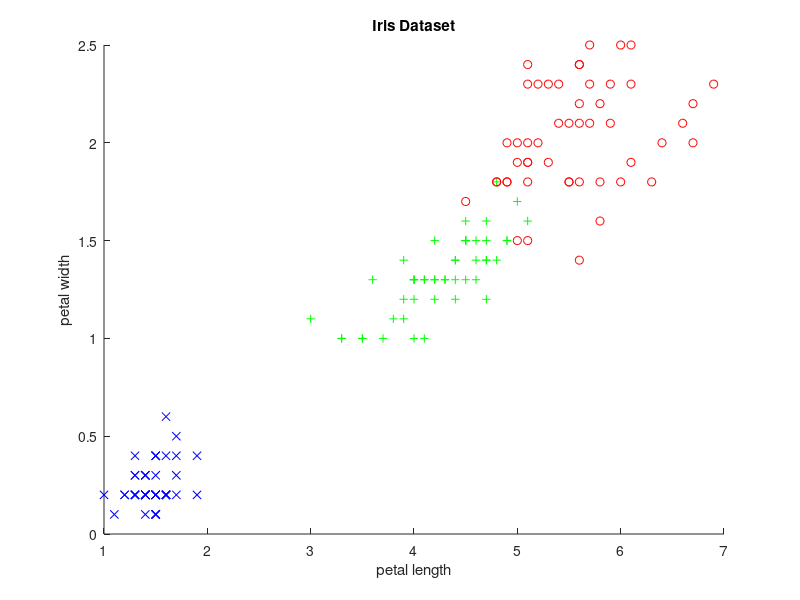

Reproduce this figure in MATLAB.
%%%%%%%  2a: load iris and labels

%Loading the .csv file into the program
iris = load('iris.csv');
labels = iris(:,5);
iris(:,5) = []; %set iris column 5 to blank

%%%%%%%  2b: mean vectors

%find the mean of iris - in case we might need it
mean1 = mean(iris());
%Finding the mean of all of the data points that correspond to 1,2,3 
mean2 = mean(iris(labels == 1, :));
mean3 = mean(iris(labels == 2, :));
mean4 = mean(iris(labels == 3, :));

%%%%%%%  2c: plot

% creating the scatter plot - we use 'hold on' here for these because the 
% plot needs to be able to store all 3 colors/shapes on the same plot
scatter(iris(labels == 1, 3), iris(labels == 1,4), 'b', 'x');
hold on 
scatter(iris(labels == 2, 3), iris(labels == 2,4), 'g', '+');
hold on
scatter(iris(labels == 3, 3), iris(labels == 3,4), 'r', 'o');
hold on

%naming / labeling the plot
title('Iris Dataset');
ylabel('petal width');
xlabel('petal length');

%%%%%%%  2d: discretize the first attribute of iris into 3 bins 
attribute = iris(:,1);  %the attribute to discretize
n = 3; %number of bins
discretized_attr = zeros(size(attribute)); %the discretized attribute

% get max, min and bin width
xmax = max(attribute);
xmin = min(attribute);
bin_width = (xmax - xmin)/n;
bin_limit1 = (xmin + bin_width);
bin_limit2 = (bin_limit1 + bin_width);

E = [xmin, bin_limit1, bin_limit2 , xmax];
ESize = length(E);

%%For loop assigning the values for each of the bins in the array
for i=1:size(attribute) %for the whole set of numbers
    for j = 1:ESize %the legth of the array with the bins
        if j == 1
            %%if there's only 1 bin
            if attribute(i) >= E(j) && attribute(i) <= E(j+1)
            discretized_attr(i) = j;
            end 
       %%if the arrray is larger than 1 bin
        elseif (attribute(i) > E(j) && attribute(i) <= E(j+1))
            discretized_attr(i) = j; 
        end 
    end 
end

        